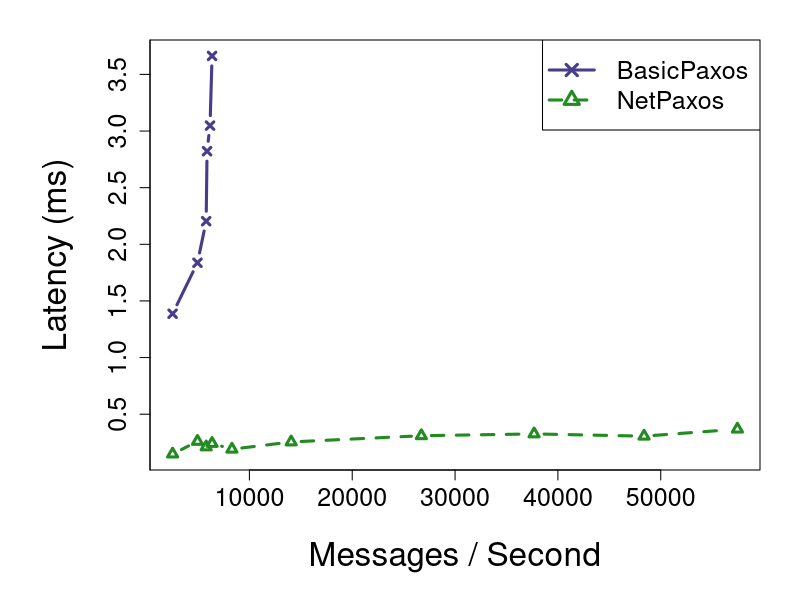
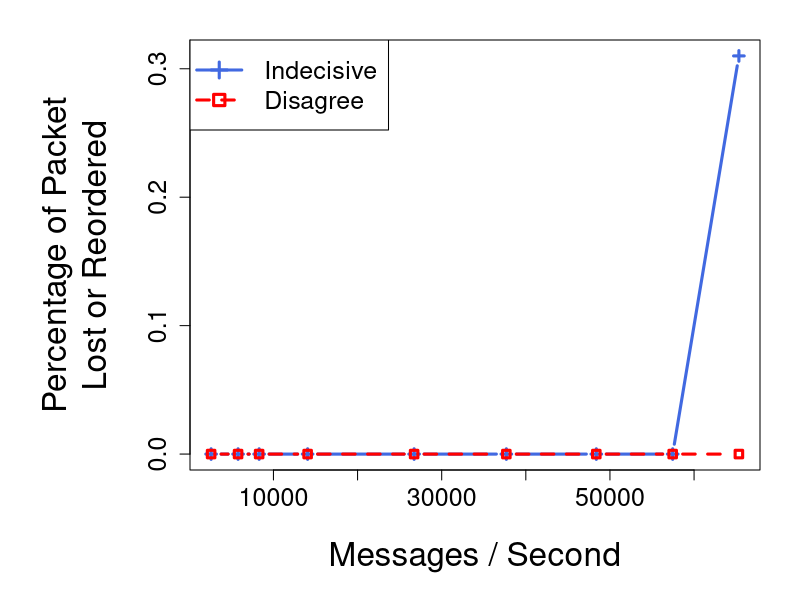

Write the R code that produced these figures, in order.
latency_plot <- function() {
    # Define input
    data <- read.csv("exp.dat", header=T)
    net <- data[,c(1,2)]
    net <- na.omit(net)
    
    basic <- data[,c(1,3)]
    basic <- na.omit(basic)
    
    colors <-c('darkslateblue', 'forestgreen')
    
    pdf("figures/tput-vs-latency.pdf")
    par(mar=c(6.5, 7.5, 2.0, 2.0))
    
    yrange <- range(basic$BasicPaxos, net$NetPaxos)
    xrange <- range(net$PPS)
    
    plot(x=basic$PPS, y=basic$BasicPaxos, type="b", 
        lty=1, pch=4,
        xlab="", ylab="", 
        col=colors[1],
        yaxp = c(0,4,8),
        ylim=yrange, xlim=xrange, 
        cex.axis=1.5, lwd=3)
    title(xlab="Messages / Second", ylab="Latency (ms)", cex.lab=2.0, line=4)
    par(new=T)
    
    plot(x=net$PPS, y=net$NetPaxos,  type="b", xlab="", ylab="",
        col=colors[2],
         ylim=yrange, axes=F, lty=2, pch=2, lwd=3)
    par(new=F)
    
    legend('topright', c('BasicPaxos', 'NetPaxos'),
        cex=1.5,
        lty=c(1,2),
        col=colors,
        pch=c(4,2),
        lwd=3,
    )
    
    dev.off()
}

loss_plot <- function() {
    # Define input
    data <- read.csv("loss.dat", header=T)
    
    colors <-c('royalblue', 'red')
    ptype <- c(3,0)
    pdf("figures/tput-vs-loss.pdf")
    par(mar=c(6.5, 9.5, 2.0, 2.0))
    
    yrange <- range(data$indecisive, data$disagree)
    xrange <- range(data$pps)
    
    plot(x=data$pps, y=data$indecisive, type="b", 
        lty=1, pch=ptype[1],
        xlab="", ylab="", 
        yaxp = c(0, 0.5, 5),
        col=colors[1],
        ylim=yrange, xlim=xrange, 
        cex.axis=1.5, lwd=3)
    title(xlab="Messages / Second", ylab="Percentage of Packet\nLost or Reordered", cex.lab=2.0, line=4)
    par(new=T)
    
    plot(x=data$pps, y=data$disagree,  type="b", xlab="", ylab="",
        col=colors[2],
         ylim=yrange, axes=F, lty=2, pch=ptype[2], lwd=3)
    par(new=F)
    
    legend('topleft', c('Indecisive', 'Disagree'),
        cex=1.5,
        lty=c(1,2),
        pch=ptype,
        lwd=3,
        col=colors
    )
    
    dev.off()
}

latency_plot()
loss_plot()
